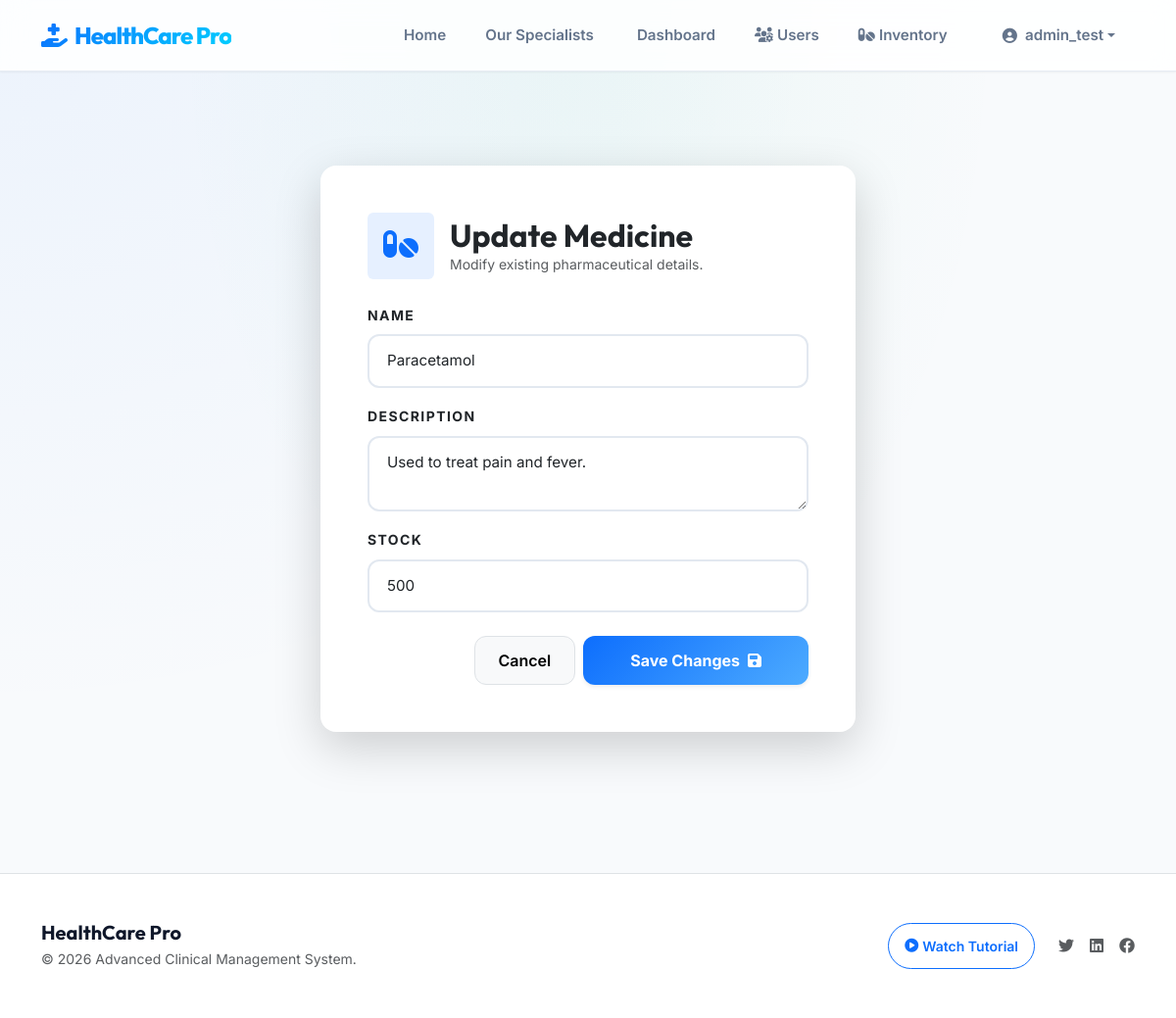
The page /edit-medicine/1/ (signed in) on the database its author committed.
### appointments/models.py (models this page shows, shortened)
class Medicine(models.Model):
    name = models.CharField(max_length=200)
    description = models.TextField(blank=True)
    stock = models.PositiveIntegerField(default=0)

### appointments/views.py (the view)
# urls.py: path('edit-medicine/<int:medicine_id>/', views.edit_medicine, name='edit_medicine'),
@login_required
def edit_medicine(request, medicine_id):
    if not request.user.is_superuser:
        raise PermissionDenied
    medicine = get_object_or_404(Medicine, id=medicine_id)
    if request.method == 'POST':
        form = MedicineForm(request.POST, instance=medicine)
        if form.is_valid():
            form.save()
            messages.success(request, f"{medicine.name} updated successfully!")
            return redirect('medicine_list')
    else:
        form = MedicineForm(instance=medicine)
    return render(request, 'appointments/add_medicine.html', {'form': form, 'edit_mode': True})

### appointments/forms.py (shortened to what this page needs)
class MedicineForm(forms.ModelForm):
    class Meta:
        model = Medicine
        fields = ['name', 'description', 'stock']
        widgets = {
            'name': forms.TextInput(attrs={'class': 'form-control'}),
            'description': forms.Textarea(attrs={'class': 'form-control', 'rows': 2}),
            'stock': forms.NumberInput(attrs={'class': 'form-control'}),
        }

### appointments/templates/appointments/add_medicine.html (shortened to what this page needs)
{% extends 'base.html' %}
{% block content %}
<div class="row justify-content-center py-5 fade-in">
    <div class="col-md-6">
        <div class="card border-0 shadow-lg p-4 p-md-5">
            <div class="d-flex align-items-center mb-4">
                <div class="bg-primary bg-opacity-10 text-primary rounded p-3 me-3">
                    <i class="fas fa-pills fa-2x"></i>
                </div>
                <div>
                    <h2 class="fw-bold mb-0">{% if edit_mode %}Update Medicine{% else %}Inventory Registry{% endif %}</h2>
                    <p class="text-muted small mb-0">{% if edit_mode %}Modify existing pharmaceutical details.{% else %}Add new pharmaceutical details to the system.{% endif %}</p>
                </div>
            </div>
            <form method="post">
                {% for field in form %}
                    <div class="mb-3">
                        <label class="form-label small fw-bold text-uppercase ls-wide">{{ field.label }}</label>
                        {{ field }}
                    </div>
                {% endfor %}
                <div class="d-grid gap-2 d-md-flex justify-content-md-end mt-4">
                    <a href="{% url 'medicine_list' %}" class="btn btn-light border px-4">Cancel</a>
                    <button type="submit" class="btn btn-primary px-5 fw-bold shadow-sm">
                        {% if edit_mode %}Save Changes{% else %}Register Medicine{% endif %} <i class="fas fa-{% if edit_mode %}save{% else %}plus{% endif %} ms-2"></i>
                    </button>
                </div>
            </form>
        </div>
    </div>
</div>
{% endblock %}

### templates/base.html (shortened to what this page needs)
{% load static %}
<!DOCTYPE html>
<html lang="en">
<head>
    <link href="https://cdn.jsdelivr.net/npm/bootstrap@5.3.0/dist/css/bootstrap.min.css" rel="stylesheet">
    <link rel="stylesheet" href="https://cdnjs.cloudflare.com/ajax/libs/font-awesome/6.4.0/css/all.min.css">
    <link rel="stylesheet" href="{% static 'css/style.css' %}">
</head>
<body class="d-flex flex-column">
    <nav class="navbar navbar-expand-lg navbar-light sticky-top">
        <div class="container">
            <a class="navbar-brand" href="{% url 'home' %}">
                <i class="fas fa-hand-holding-medical me-2"></i>HealthCare Pro
            </a>
            <div class="collapse navbar-collapse" id="navbarNav">
                <ul class="navbar-nav ms-auto align-items-center">
                    <li class="nav-item"><a class="nav-link" href="{% url 'home' %}">Home</a></li>
                    <li class="nav-item"><a class="nav-link" href="{% url 'doctor_list' %}">Our Specialists</a></li>
                    {% if user.is_authenticated %}
                        <li class="nav-item">
                            <a class="nav-link" href="{% url 'dashboard' %}">
                                Dashboard
                            </a>
                        </li>
                        {% if user.is_superuser %}
                        <li class="nav-item">
                            <a class="nav-link" href="{% url 'user_management' %}">
                                <i class="fas fa-users-cog me-1"></i>Users
                            </a>
                        </li>
                        <li class="nav-item">
                            <a class="nav-link" href="{% url 'medicine_list' %}">
                                <i class="fas fa-pills me-1"></i>Inventory
                            </a>
                        </li>
                        {% endif %}
                        <li class="nav-item dropdown ms-lg-3">
                            <a class="nav-link dropdown-toggle btn btn-light border-0 px-3 rounded-pill" href="#" id="userDropdown" role="button" data-bs-toggle="dropdown">
                                <i class="fas fa-user-circle me-2"></i>{{ user.username }}
                            </a>
                        </li>
                    {% endif %}
                </ul>
            </div>
        </div>
    </nav>
    <main class="container py-5 flex-grow-1">
        <div class="fade-in">
            {% block content %}{% endblock %}
        </div>
    </main>
    <footer class="bg-white border-top py-5 mt-5">
        <div class="container">
            <div class="row align-items-center">
                <div class="col-md-6 text-center text-md-start">
                    <h5 class="fw-bold mb-1">HealthCare Pro</h5>
                    <p class="text-muted small mb-0">&copy; 2026 Advanced Clinical Management System.</p>
                </div>
                <div class="col-md-6 text-center text-md-end mt-3 mt-md-0">
                    <div class="d-flex justify-content-center justify-content-md-end align-items-center gap-3">
                        <a href="https://youtu.be/WWEs82u37Mw?si=J4NAno47_UAXpVfb" target="_blank" class="btn btn-sm btn-outline-primary rounded-pill px-3 me-2">
                            <i class="fas fa-play-circle me-1"></i>Watch Tutorial
                        </a>
                        <a href="#" class="text-muted"><i class="fab fa-twitter"></i></a>
                        <a href="#" class="text-muted"><i class="fab fa-linkedin"></i></a>
                        <a href="#" class="text-muted"><i class="fab fa-facebook"></i></a>
                    </div>
                </div>
            </div>
        </div>
    </footer>
</body>
</html>

### static/css/style.css (style rules this page uses)
:root { --primary-color: #0d6efd; --primary-hover: #0b5ed7; --secondary-color: #1e293b; --success-color: #10b981; --danger-color: #ef4444; --warning-color: #f59e0b; --info-color: #3b82f6; --bg-color: #f8fafc; --surface-color: #ffffff; --text-primary: #0f172a; --text-secondary: #64748b; --border-color: #e2e8f0; --shadow-sm: 0 1px 2px 0 rgb(0 0 0 / 0.05); --shadow-md: 0 4px 6px -1px rgb(0 0 0 / 0.1), 0 2px 4px -2px rgb(0 0 0 / 0.1); --shadow-lg: 0 10px 15px -3px rgb(0 0 0 / 0.1), 0 4px 6px -4px rgb(0 0 0 / 0.1); --radius-lg: 1rem; --radius-md: 0.75rem; --radius-sm: 0.5rem; --font-heading: 'Outfit', sans-serif; --font-body: 'Inter', sans-serif; }
body { background-color: var(--bg-color); font-family: var(--font-body); color: var(--text-primary); line-height: 1.6; background-image: radial-gradient(at 0% 0%, rgba(13, 110, 253, 0.05) 0px, transparent 50%), radial-gradient(at 50% 0%, rgba(16, 185, 129, 0.05) 0px, transparent 50%); }
h1, h2, h3, h4, h5, h6 { font-family: var(--font-heading); font-weight: 700; }
.navbar { background: rgba(255, 255, 255, 0.85) !important; backdrop-filter: blur(12px); -webkit-backdrop-filter: blur(12px); border-bottom: 1px solid rgba(226, 232, 240, 0.8); padding: 0.75rem 0; box-shadow: var(--shadow-sm); }
.navbar-brand { font-family: var(--font-heading); font-weight: 800; font-size: 1.5rem; background: linear-gradient(135deg, var(--primary-color), #00d2ff); -webkit-background-clip: text; -webkit-text-fill-color: transparent; letter-spacing: -1px; }
.nav-link { font-weight: 600; color: var(--text-secondary) !important; transition: all 0.2s ease; padding: 0.5rem 1.25rem !important; border-radius: var(--radius-sm); font-size: 0.95rem; }
.card { background: var(--surface-color); border: 1px solid var(--border-color); border-radius: var(--radius-lg); box-shadow: var(--shadow-sm); transition: all 0.3s cubic-bezier(0.4, 0, 0.2, 1); overflow: hidden; }
.btn { font-weight: 600; padding: 0.75rem 1.5rem; border-radius: 0.75rem; transition: all 0.2s cubic-bezier(0.4, 0, 0.2, 1); display: inline-flex; align-items: center; justify-content: center; }
.btn-primary { background: linear-gradient(135deg, var(--primary-color), #4dabff); border: none; box-shadow: 0 4px 14px 0 rgba(0,118,255,0.39); }
.form-control, .form-select { border-radius: var(--radius-md); border: 2px solid #e2e8f0; padding: 0.875rem 1.125rem; font-size: 0.95rem; transition: all 0.2s ease; }
.fade-in { animation: fadeInUp 0.6s cubic-bezier(0.4, 0, 0.2, 1) forwards; }
.ls-wide { letter-spacing: 0.1em; }
.rounded-pill { border-radius: 50rem !important; }

### rows shown on the page
Medicine: form "Paracetamol" "Used to treat pain and fever." "500"

### other values the page prints
{{ user.username }} "admin_test"
{{ field.label }} "NAME" "DESCRIPTION" "STOCK"
